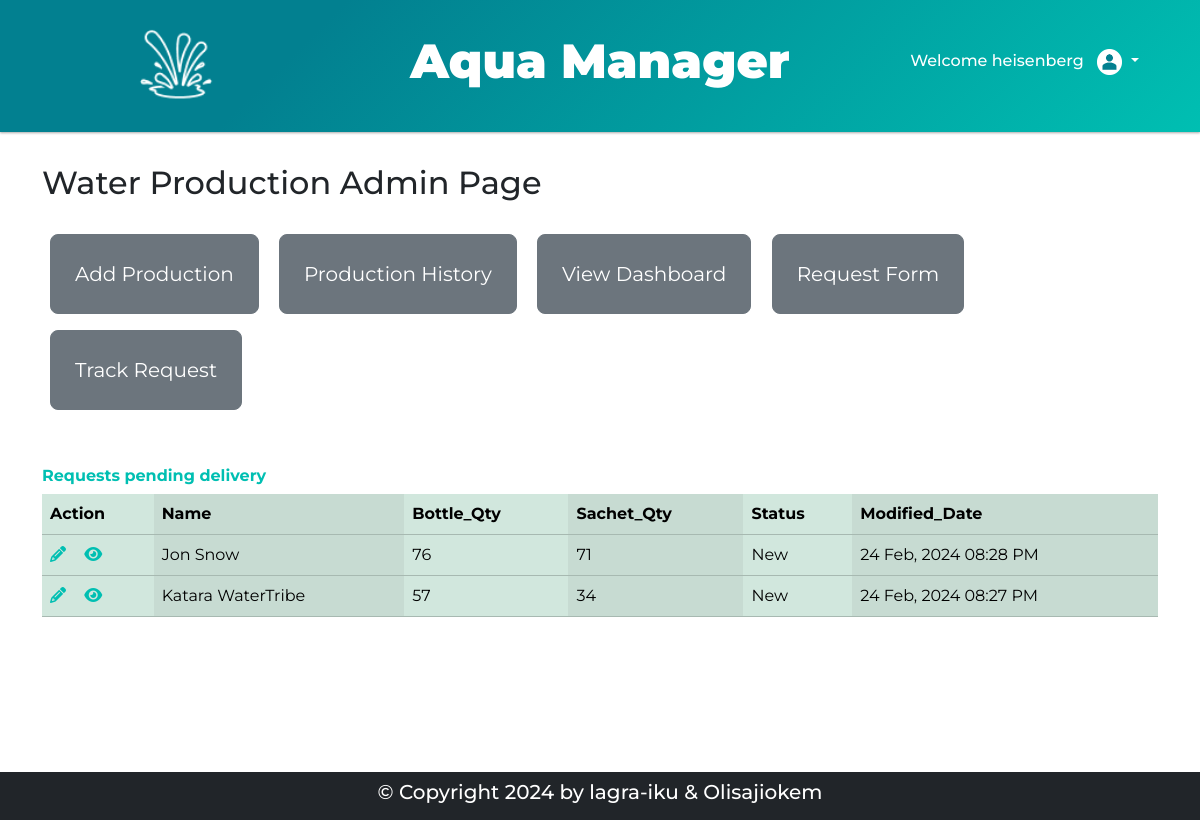
Page /admin (signed in) on the committed database.
### models.py (models this page shows, shortened)
class Requests(db.Model):
    id = db.Column(db.Integer, primary_key=True, autoincrement=True)
    name = db.Column(db.String(255), nullable=False)
    location = db.Column(db.String(255), nullable=False)
    phonenum = db.Column(db.String(30), nullable=False)
    bottle_qty = db.Column(db.Integer)
    sachet_qty = db.Column(db.Integer)
    created_date = db.Column(db.DateTime, default=datetime.utcnow)
    modified_date = db.Column(db.DateTime, default=datetime.utcnow, onupdate=datetime.utcnow)
    status = db.Column(db.String(255), default='New')

### routes.py (the view)
@main_bp.route('/admin', methods=('GET', 'POST'))
def admin():
    username = session.get("username")
    fullname = session.get("full_name")
    if username == None:
        flash("Please Login to Access this page!", "error")
        return redirect(url_for("main.login"))
    else:
        active_requests = Requests.query.filter(Requests.status.notin_(['canceled', 'completed'])).order_by(desc(Requests.modified_date)).all()
        return render_template('admin/home.html', x=active_requests, fullname=fullname, username=username)

### templates/admin/home.html
{% extends 'index.html' %}
{% block content %}
    <div class="container">
        <div class="row mt-3">
            <h2 class="">Water Production Admin Page</h2>
         </div>
        <div class="d-grid d-md-block mt-3">
            <a href="{{ url_for('main.add_production') }}" class="btn btn-lg p-4 m-2 btn-secondary">Add Production</a>
            <a href="{{ url_for('main.production_content') }}" class="btn btn-lg p-4  m-2 btn-secondary">Production History</a>
            <a href="{{ url_for('main.dashboard') }}" class="btn btn-lg p-4 btn-secondary m-2 ">View Dashboard</a>
            <a href="{{ url_for('main.new') }}" class="btn btn-lg p-4 btn-secondary m-2 ">Request Form</a>
            <a href="{{ url_for('main.search') }}" class="btn btn-lg p-4 btn-secondary m-2 ">Track Request</a>
        </div>
        <div class="row my-5">
            <h6 class="txt-teal fw-bold">Requests pending delivery</h6>
            <div class="table-responsive">
                <table class="table table-success table-striped-columns">
                    <thead>
                        <tr>
                            <th scope="col-sm-1">Action</th>
                            <th scope="col-sm-2">Name</th>
                            <th scope="col-sm-2">Bottle_Qty</th>
                            <th scope="col-sm-2">Sachet_Qty</th>
                            <th scope="col-sm-2">Status</th>
                            <th scope="col-sm-2">Modified_Date</th>
                        </tr>
                        </thead>
                        <tbody>
                        {% for item in x %}
                        <tr>
                            <th scope="row">
                            <a class="" href="{{ url_for('main.edit_request', id=item.id) }}"><i class="fa-solid fa-pencil txt-teal"></i></a>&nbsp; &nbsp;
                            <a class="" href="{{ url_for('main.display_entry', id=item.id) }}"><i class="fa-solid fa-eye txt-teal"></i></a>
                            </th>
                            <td class="text-capitalize">{{ item.name }}</td>
                            <td>{{ item.bottle_qty }}</td>
                            <td>{{ item.sachet_qty }}</td>
                            <td>{{ item.status }}</td>
                            <td>{{ item.modified_date.strftime('%d %b, %Y %I:%M %p') }}</td>
                        </tr>
                        {% endfor %}
                        </tbody>
                </table>
                </div>
        </div>
    </div>
{% endblock %}

### static/styles/style.css (style rules this page uses)
:root { --pricolor: #00bfb2; --seccolor: #00616e; }
.txt-teal { color: var(--pricolor); }
body { font-family: "Montserrat", Verdana, Geneva, Tahoma, sans-serif; }

### rows in the picture
Requests: name "Jon Snow", bottle_qty "76", sachet_qty "71", status "New", modified_date "24 Feb, 2024 08:28 PM"
Requests: name "Katara WaterTribe", bottle_qty "57", sachet_qty "34", status "New", modified_date "24 Feb, 2024 08:27 PM"

### other values in the picture
{{ username }} "heisenberg"
